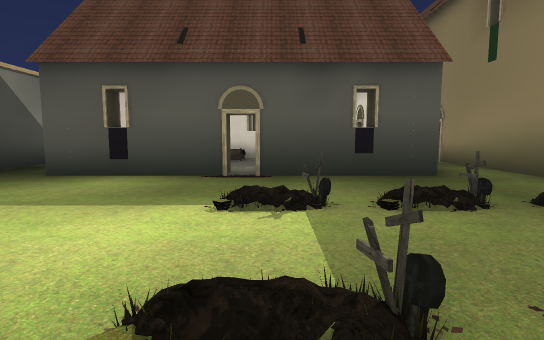
view 1 (above)

17 first-person views from a walk through a level from a Godot 3-D game. The camera is 1.3 m above the floor, tilts 6° down and sees 80° across. The floor is counted in squares, 2 m on a side. Each view is taken from the middle of a square. On the plan, view 1 faces up. The plan holds only what a view shows up to about 10 squares ahead; the rest is blank. The place goes on beyond the plan. Characters and animated objects are left out. Some surface patterns are stand-ins.

view 2
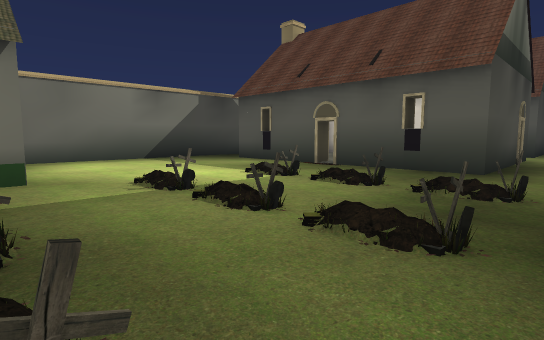

view 3
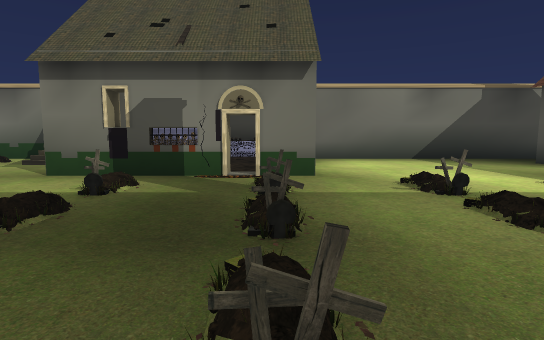

view 4
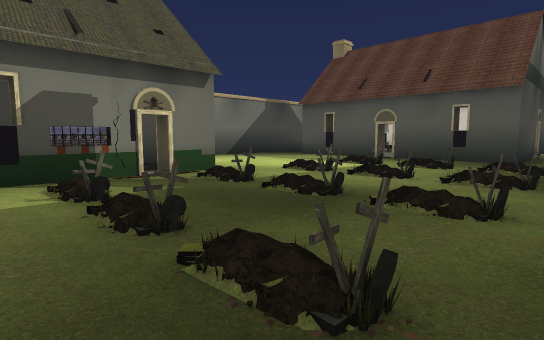

view 5
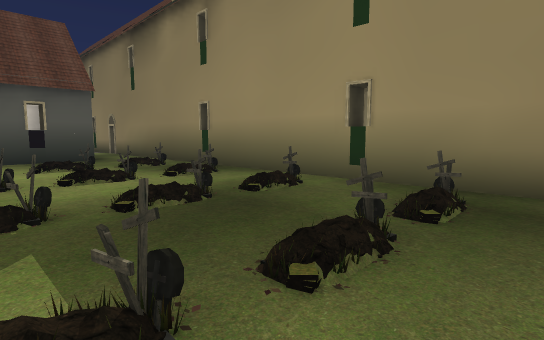

view 6
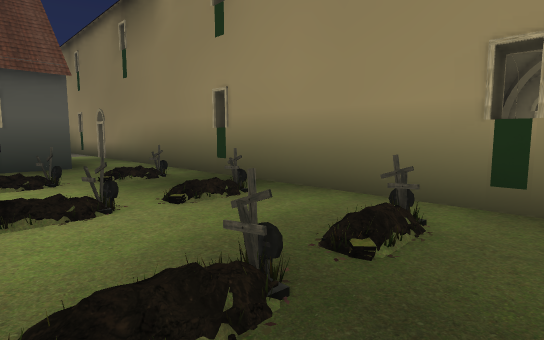

view 7
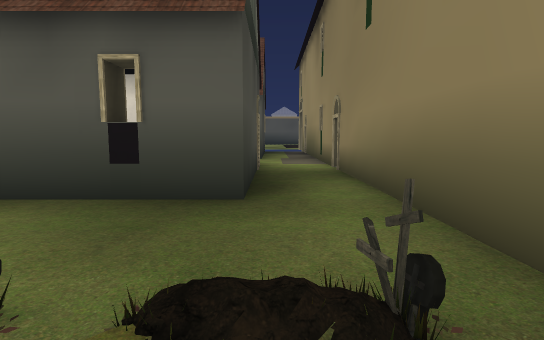

view 8
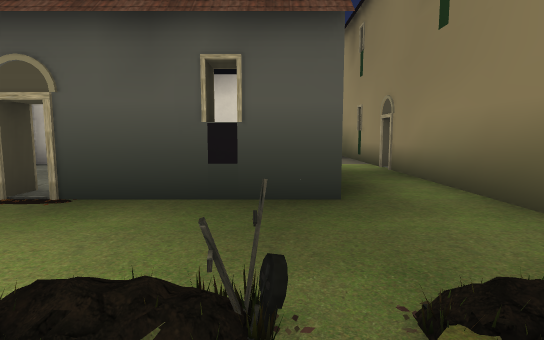

view 9
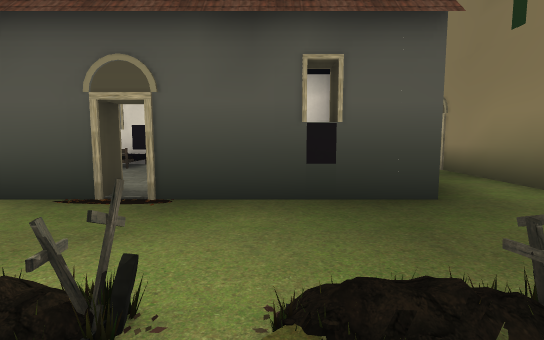

view 10
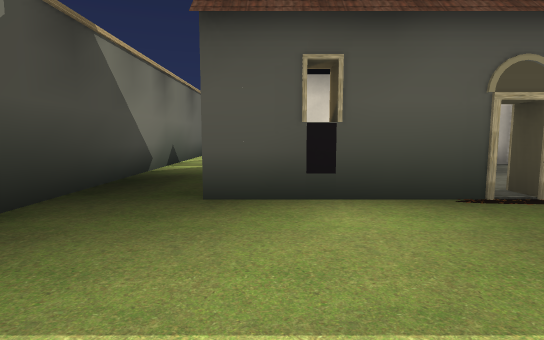

view 11
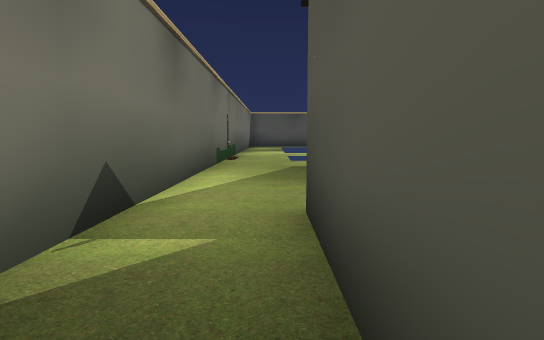

view 12
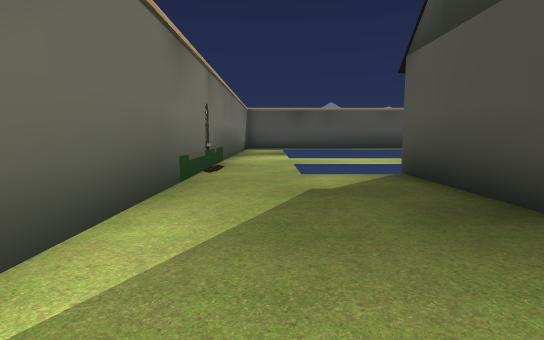

view 13
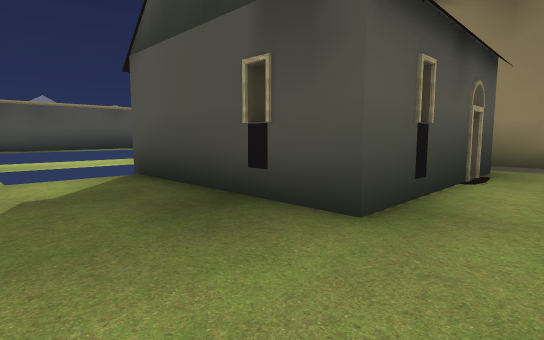

view 14
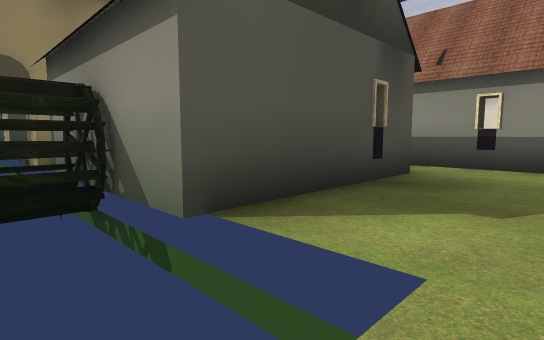

view 15
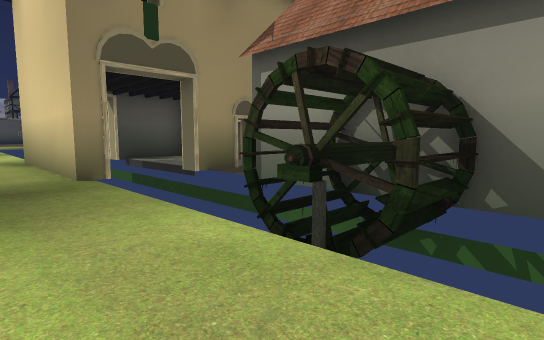

view 16
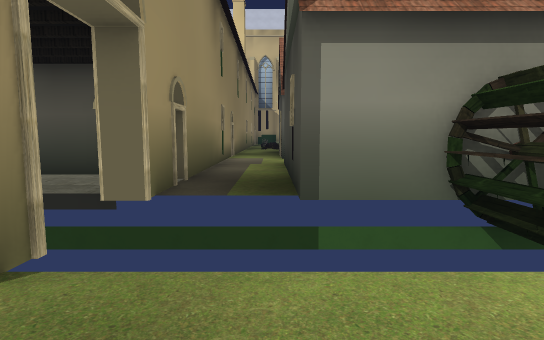

view 17
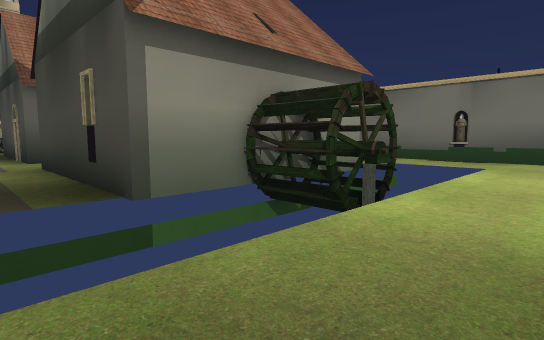

### Floor plan
Key: @ floor where view 1 was taken; # wall or solid block; x gap in a wall; . floor; T tombstone; B bed; W wheel; H thing the floor can be seen under or through; O other object.
Columns run from 6 left of view 1 to 9 right of it. Each row starts with its distance up from view 1.
 20 #..
 19 #..........
 18 #...............
 17 #..   WW  HH####
 16 #..  #WWHHHH  ##
 15 #....#   H.x..#
 14 #....#   H.####
 13 #....#   #.##
 12 #....#   #.#
 11 #....#####.#
 10 #..........#
  9 #..#######.x
  8 #..#BO   #.x
  7 #..#.... #.#
  6 #..  #####.#
  5 #..#######.#
  4 #..........#
  3 #.....T.TT.#
  2 #..........#
  1 #.....T.TT.#
  0 #.....@....#
 -1 ######T.TT.#
 -2     ##.....#
 -3      #T.TT.#
 -4      #.....#

Where each view was taken, in squares from view 1:
view 1: 0 up, 0 right, facing up
view 2: 1 down, 4 right, facing up-left
view 3: 1 down, 4 right, facing left
view 4: 4 down, 4 right, facing up-left
view 5: 4 down, 0 right, facing up-right
view 6: 2 down, 1 right, facing up-right
view 7: 2 up, 3 right, facing up
view 8: 2 up, 2 right, facing up
view 9: 2 up, 1 right, facing up
view 10: 2 up, 3 left, facing up
view 11: 7 up, 4 left, facing up
view 12: 10 up, 4 left, facing up
view 13: 10 up, 4 left, facing up-right
view 14: 17 up, 4 left, facing down-right
view 15: 19 up, 1 left, facing down-right
view 16: 19 up, 3 right, facing down
view 17: 19 up, 4 right, facing down-left
